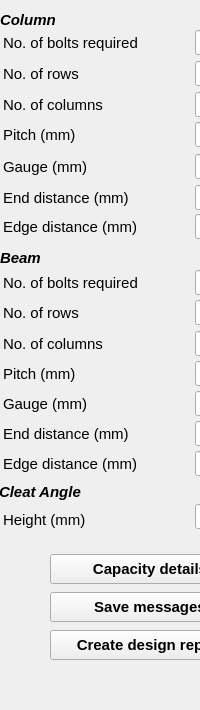
  <widget class="QDockWidget" name="outputDock">
   <property name="sizePolicy">
    <sizepolicy hsizetype="Preferred" vsizetype="Preferred">
     <horstretch>0</horstretch>
     <verstretch>0</verstretch>
    </sizepolicy>
   </property>
   <property name="minimumSize">
    <size>
     <width>125</width>
     <height>710</height>
    </size>
   </property>
   <property name="maximumSize">
    <size>
     <width>310</width>
     <height>710</height>
    </size>
   </property>
   <property name="font">
    <font>
     <family>Arial</family>
     <pointsize>11</pointsize>
     <weight>75</weight>
     <bold>true</bold>
    </font>
   </property>
   <property name="windowTitle">
    <string>Output dock</string>
   </property>
   <attribute name="dockWidgetArea">
    <number>2</number>
   </attribute>
   <widget class="QWidget" name="dockWidgetContents_2">
    <widget class="QLineEdit" name="txtNoBolts">
     <property name="geometry">
      <rect>
       <x>195</x>
       <y>270</y>
       <width>100</width>
       <height>25</height>
      </rect>
     </property>
     <property name="font">
      <font>
       <weight>50</weight>
       <bold>false</bold>
      </font>
     </property>
     <property name="readOnly">
      <bool>true</bool>
     </property>
    </widget>
    <widget class="QLabel" name="noOfBoltsLbl">
     <property name="geometry">
      <rect>
       <x>3</x>
       <y>270</y>
       <width>191</width>
       <height>25</height>
      </rect>
     </property>
     <property name="font">
      <font>
       <pointsize>11</pointsize>
       <weight>50</weight>
       <bold>false</bold>
      </font>
     </property>
     <property name="text">
      <string>No. of bolts required</string>
     </property>
    </widget>
    <widget class="QLineEdit" name="txtBeamPitch">
     <property name="geometry">
      <rect>
       <x>195</x>
       <y>361</y>
       <width>100</width>
       <height>25</height>
      </rect>
     </property>
     <property name="font">
      <font>
       <weight>50</weight>
       <bold>false</bold>
      </font>
     </property>
     <property name="readOnly">
      <bool>true</bool>
     </property>
    </widget>
    <widget class="QLineEdit" name="txtBeamGuage">
     <property name="geometry">
      <rect>
       <x>195</x>
       <y>391</y>
       <width>100</width>
       <height>25</height>
      </rect>
     </property>
     <property name="font">
      <font>
       <weight>50</weight>
       <bold>false</bold>
      </font>
     </property>
     <property name="readOnly">
      <bool>true</bool>
     </property>
    </widget>
    <widget class="QLineEdit" name="txt_column">
     <property name="geometry">
      <rect>
       <x>195</x>
       <y>331</y>
       <width>100</width>
       <height>25</height>
      </rect>
     </property>
     <property name="font">
      <font>
       <weight>50</weight>
       <bold>false</bold>
      </font>
     </property>
     <property name="readOnly">
      <bool>true</bool>
     </property>
    </widget>
    <widget class="QLineEdit" name="txt_row">
     <property name="geometry">
      <rect>
       <x>195</x>
       <y>300</y>
       <width>100</width>
       <height>25</height>
      </rect>
     </property>
     <property name="font">
      <font>
       <weight>50</weight>
       <bold>false</bold>
      </font>
     </property>
     <property name="readOnly">
      <bool>true</bool>
     </property>
    </widget>
    <widget class="QLabel" name="beamGaugeLbl">
     <property name="geometry">
      <rect>
       <x>3</x>
       <y>391</y>
       <width>130</width>
       <height>25</height>
      </rect>
     </property>
     <property name="font">
      <font>
       <pointsize>11</pointsize>
       <weight>50</weight>
       <bold>false</bold>
      </font>
     </property>
     <property name="text">
      <string>Gauge (mm)</string>
     </property>
    </widget>
    <widget class="QLabel" name="endDistLbl">
     <property name="geometry">
      <rect>
       <x>3</x>
       <y>421</y>
       <width>179</width>
       <height>25</height>
      </rect>
     </property>
     <property name="font">
      <font>
       <pointsize>11</pointsize>
       <weight>50</weight>
       <bold>false</bold>
      </font>
     </property>
     <property name="text">
      <string>End distance (mm)</string>
     </property>
    </widget>
    <widget class="QLabel" name="no_col_lbl">
     <property name="geometry">
      <rect>
       <x>3</x>
       <y>331</y>
       <width>130</width>
       <height>25</height>
      </rect>
     </property>
     <property name="font">
      <font>
       <pointsize>11</pointsize>
       <weight>50</weight>
       <bold>false</bold>
      </font>
     </property>
     <property name="text">
      <string>No. of columns</string>
     </property>
    </widget>
    <widget class="QLabel" name="beamPitchLbl">
     <property name="geometry">
      <rect>
       <x>3</x>
       <y>361</y>
       <width>130</width>
       <height>25</height>
      </rect>
     </property>
     <property name="font">
      <font>
       <pointsize>11</pointsize>
       <weight>50</weight>
       <bold>false</bold>
      </font>
     </property>
     <property name="text">
      <string>Pitch (mm)</string>
     </property>
    </widget>
    <widget class="QLineEdit" name="txtEdgeDist">
     <property name="geometry">
      <rect>
       <x>195</x>
       <y>451</y>
       <width>100</width>
       <height>25</height>
      </rect>
     </property>
     <property name="font">
      <font>
       <weight>50</weight>
       <bold>false</bold>
      </font>
     </property>
     <property name="readOnly">
      <bool>true</bool>
     </property>
    </widget>
    <widget class="QLabel" name="no_row_lbl">
     <property name="geometry">
      <rect>
       <x>3</x>
       <y>300</y>
       <width>130</width>
       <height>25</height>
      </rect>
     </property>
     <property name="font">
      <font>
       <pointsize>11</pointsize>
       <weight>50</weight>
       <bold>false</bold>
      </font>
     </property>
     <property name="text">
      <string>No. of rows</string>
     </property>
    </widget>
    <widget class="QLabel" name="edgeDistLbl">
     <property name="geometry">
      <rect>
       <x>3</x>
       <y>451</y>
       <width>179</width>
       <height>25</height>
      </rect>
     </property>
     <property name="font">
      <font>
       <pointsize>11</pointsize>
       <weight>50</weight>
       <bold>false</bold>
      </font>
     </property>
     <property name="text">
      <string>Edge distance (mm)</string>
     </property>
    </widget>
    <widget class="QLineEdit" name="txtEndDist">
     <property name="geometry">
      <rect>
       <x>195</x>
       <y>421</y>
       <width>100</width>
       <height>25</height>
      </rect>
     </property>
     <property name="font">
      <font>
       <weight>50</weight>
       <bold>false</bold>
      </font>
     </property>
     <property name="readOnly">
      <bool>true</bool>
     </property>
    </widget>
    <widget class="QLabel" name="outputBoltLbl">
     <property name="geometry">
      <rect>
       <x>0</x>
       <y>248</y>
       <width>131</width>
       <height>20</height>
      </rect>
     </property>
     <property name="font">
      <font>
       <pointsize>11</pointsize>
       <weight>50</weight>
       <bold>false</bold>
      </font>
     </property>
     <property name="text">
      <string>&lt;html&gt;&lt;head/&gt;&lt;body&gt;&lt;p&gt;&lt;span style=&quot; font-weight:600; font-style:italic;&quot;&gt;Beam&lt;/span&gt;&lt;/p&gt;&lt;/body&gt;&lt;/html&gt;</string>
     </property>
    </widget>
    <widget class="QLabel" name="outputCleatLbl">
     <property name="geometry">
      <rect>
       <x>-1</x>
       <y>480</y>
       <width>130</width>
       <height>25</height>
      </rect>
     </property>
     <property name="font">
      <font>
       <pointsize>11</pointsize>
      </font>
     </property>
     <property name="text">
      <string>&lt;html&gt;&lt;head/&gt;&lt;body&gt;&lt;p&gt;&lt;span style=&quot; font-style:italic;&quot;&gt;Cleat Angle&lt;/span&gt;&lt;/p&gt;&lt;/body&gt;&lt;/html&gt;</string>
     </property>
    </widget>
    <widget class="QPushButton" name="btn_SaveMessages">
     <property name="geometry">
      <rect>
       <x>50</x>
       <y>592</y>
       <width>200</width>
       <height>30</height>
      </rect>
     </property>
     <property name="focusPolicy">
      <enum>Qt::TabFocus</enum>
     </property>
     <property name="toolTip">
      <string>Save log messages</string>
     </property>
     <property name="text">
      <string>Save messages</string>
     </property>
     <property name="autoDefault">
      <bool>true</bool>
     </property>
     <property name="default">
      <bool>false</bool>
     </property>
    </widget>
    <widget class="QPushButton" name="btn_CreateDesign">
     <property name="geometry">
      <rect>
       <x>50</x>
       <y>630</y>
       <width>200</width>
       <height>30</height>
      </rect>
     </property>
     <property name="focusPolicy">
      <enum>Qt::TabFocus</enum>
     </property>
     <property name="toolTip">
      <string>Create design report</string>
     </property>
     <property name="text">
      <string>Create design report</string>
     </property>
     <property name="autoDefault">
      <bool>true</bool>
     </property>
     <property name="default">
      <bool>false</bool>
     </property>
    </widget>
    <widget class="QLabel" name="cleatHeightLbl">
     <property name="geometry">
      <rect>
       <x>3</x>
       <y>509</y>
       <width>100</width>
       <height>22</height>
      </rect>
     </property>
     <property name="font">
      <font>
       <pointsize>11</pointsize>
       <weight>50</weight>
       <bold>false</bold>
      </font>
     </property>
     <property name="text">
      <string>Height (mm)</string>
     </property>
    </widget>
    <widget class="QLineEdit" name="outputCleatHeight">
     <property name="geometry">
      <rect>
       <x>195</x>
       <y>504</y>
       <width>100</width>
       <height>25</height>
      </rect>
     </property>
     <property name="font">
      <font>
       <weight>50</weight>
       <bold>false</bold>
      </font>
     </property>
     <property name="readOnly">
      <bool>true</bool>
     </property>
    </widget>
    <widget class="QLabel" name="outputBoltLbl_3">
     <property name="geometry">
      <rect>
       <x>0</x>
       <y>10</y>
       <width>151</width>
       <height>20</height>
      </rect>
     </property>
     <property name="font">
      <font>
       <pointsize>11</pointsize>
       <weight>50</weight>
       <bold>false</bold>
      </font>
     </property>
     <property name="text">
      <string>&lt;html&gt;&lt;head/&gt;&lt;body&gt;&lt;p&gt;&lt;span style=&quot; font-weight:600; font-style:italic;&quot;&gt;Column &lt;/span&gt;&lt;/p&gt;&lt;/body&gt;&lt;/html&gt;</string>
     </property>
    </widget>
    <widget class="QLineEdit" name="txtNoBolts_c">
     <property name="geometry">
      <rect>
       <x>195</x>
       <y>30</y>
       <width>100</width>
       <height>25</height>
      </rect>
     </property>
     <property name="font">
      <font>
       <weight>50</weight>
       <bold>false</bold>
      </font>
     </property>
     <property name="readOnly">
      <bool>true</bool>
     </property>
    </widget>
    <widget class="QLabel" name="noOfBoltsLbl_c">
     <property name="geometry">
      <rect>
       <x>3</x>
       <y>30</y>
       <width>191</width>
       <height>25</height>
      </rect>
     </property>
     <property name="font">
      <font>
       <pointsize>11</pointsize>
       <weight>50</weight>
       <bold>false</bold>
      </font>
     </property>
     <property name="text">
      <string>No. of bolts required</string>
     </property>
    </widget>
    <widget class="QLineEdit" name="txt_row_c">
     <property name="geometry">
      <rect>
       <x>195</x>
       <y>61</y>
       <width>100</width>
       <height>25</height>
      </rect>
     </property>
     <property name="font">
      <font>
       <weight>50</weight>
       <bold>false</bold>
      </font>
     </property>
     <property name="readOnly">
      <bool>true</bool>
     </property>
    </widget>
    <widget class="QLabel" name="no_row_lbl_4">
     <property name="geometry">
      <rect>
       <x>3</x>
       <y>61</y>
       <width>130</width>
       <height>25</height>
      </rect>
     </property>
     <property name="font">
      <font>
       <pointsize>11</pointsize>
       <weight>50</weight>
       <bold>false</bold>
      </font>
     </property>
     <property name="text">
      <string>No. of rows</string>
     </property>
    </widget>
    <widget class="QLabel" name="no_col_lbl_5">
     <property name="geometry">
      <rect>
       <x>3</x>
       <y>92</y>
       <width>130</width>
       <height>25</height>
      </rect>
     </property>
     <property name="font">
      <font>
       <pointsize>11</pointsize>
       <weight>50</weight>
       <bold>false</bold>
      </font>
     </property>
     <property name="text">
      <string>No. of columns</string>
     </property>
    </widget>
    <widget class="QLineEdit" name="txt_column_c">
     <property name="geometry">
      <rect>
       <x>195</x>
       <y>92</y>
       <width>100</width>
       <height>25</height>
      </rect>
     </property>
     <property name="font">
      <font>
       <weight>50</weight>
       <bold>false</bold>
      </font>
     </property>
     <property name="readOnly">
      <bool>true</bool>
     </property>
    </widget>
    <widget class="QLabel" name="beamPitchLbl_7">
     <property name="geometry">
      <rect>
       <x>3</x>
       <y>122</y>
       <width>130</width>
       <height>25</height>
      </rect>
     </property>
     <property name="font">
      <font>
       <pointsize>11</pointsize>
       <weight>50</weight>
       <bold>false</bold>
      </font>
     </property>
     <property name="text">
      <string>Pitch (mm)</string>
     </property>
    </widget>
    <widget class="QLineEdit" name="txtBeamPitch_c">
     <property name="geometry">
      <rect>
       <x>195</x>
       <y>122</y>
       <width>100</width>
       <height>25</height>
      </rect>
     </property>
     <property name="font">
      <font>
       <weight>50</weight>
       <bold>false</bold>
      </font>
     </property>
     <property name="readOnly">
      <bool>true</bool>
     </property>
    </widget>
    <widget class="QLabel" name="beamGaugeLbl_7">
     <property name="geometry">
      <rect>
       <x>3</x>
       <y>154</y>
       <width>130</width>
       <height>25</height>
      </rect>
     </property>
     <property name="font">
      <font>
       <pointsize>11</pointsize>
       <weight>50</weight>
       <bold>false</bold>
      </font>
     </property>
     <property name="text">
      <string>Gauge (mm)</string>
     </property>
    </widget>
    <widget class="QLineEdit" name="txtBeamGuage_c">
     <property name="geometry">
      <rect>
       <x>195</x>
       <y>154</y>
       <width>100</width>
       <height>25</height>
      </rect>
     </property>
     <property name="font">
      <font>
       <weight>50</weight>
       <bold>false</bold>
      </font>
     </property>
     <property name="readOnly">
      <bool>true</bool>
     </property>
    </widget>
    <widget class="QLabel" name="endDistLbl_8">
     <property name="geometry">
      <rect>
       <x>3</x>
       <y>185</y>
       <width>179</width>
       <height>25</height>
      </rect>
     </property>
     <property name="font">
      <font>
       <pointsize>11</pointsize>
       <weight>50</weight>
       <bold>false</bold>
      </font>
     </property>
     <property name="text">
      <string>End distance (mm)</string>
     </property>
    </widget>
    <widget class="QLineEdit" name="txtEndDist_c">
     <property name="geometry">
      <rect>
       <x>195</x>
       <y>185</y>
       <width>100</width>
       <height>25</height>
      </rect>
     </property>
     <property name="font">
      <font>
       <weight>50</weight>
       <bold>false</bold>
      </font>
     </property>
     <property name="readOnly">
      <bool>true</bool>
     </property>
    </widget>
    <widget class="QLabel" name="edgeDistLbl_">
     <property name="geometry">
      <rect>
       <x>3</x>
       <y>214</y>
       <width>179</width>
       <height>25</height>
      </rect>
     </property>
     <property name="font">
      <font>
       <pointsize>11</pointsize>
       <weight>50</weight>
       <bold>false</bold>
      </font>
     </property>
     <property name="text">
      <string>Edge distance (mm)</string>
     </property>
    </widget>
    <widget class="QLineEdit" name="txtEdgeDist_c">
     <property name="geometry">
      <rect>
       <x>195</x>
       <y>214</y>
       <width>100</width>
       <height>25</height>
      </rect>
     </property>
     <property name="font">
      <font>
       <weight>50</weight>
       <bold>false</bold>
      </font>
     </property>
     <property name="readOnly">
      <bool>true</bool>
     </property>
    </widget>
    <widget class="QPushButton" name="btn_capacity">
     <property name="geometry">
      <rect>
       <x>50</x>
       <y>554</y>
       <width>200</width>
       <height>30</height>
      </rect>
     </property>
     <property name="focusPolicy">
      <enum>Qt::TabFocus</enum>
     </property>
     <property name="toolTip">
      <string>Capacity details</string>
     </property>
     <property name="text">
      <string>Capacity details</string>
     </property>
     <property name="autoDefault">
      <bool>true</bool>
     </property>
     <property name="default">
      <bool>false</bool>
     </property>
    </widget>
   </widget>
  </widget>
